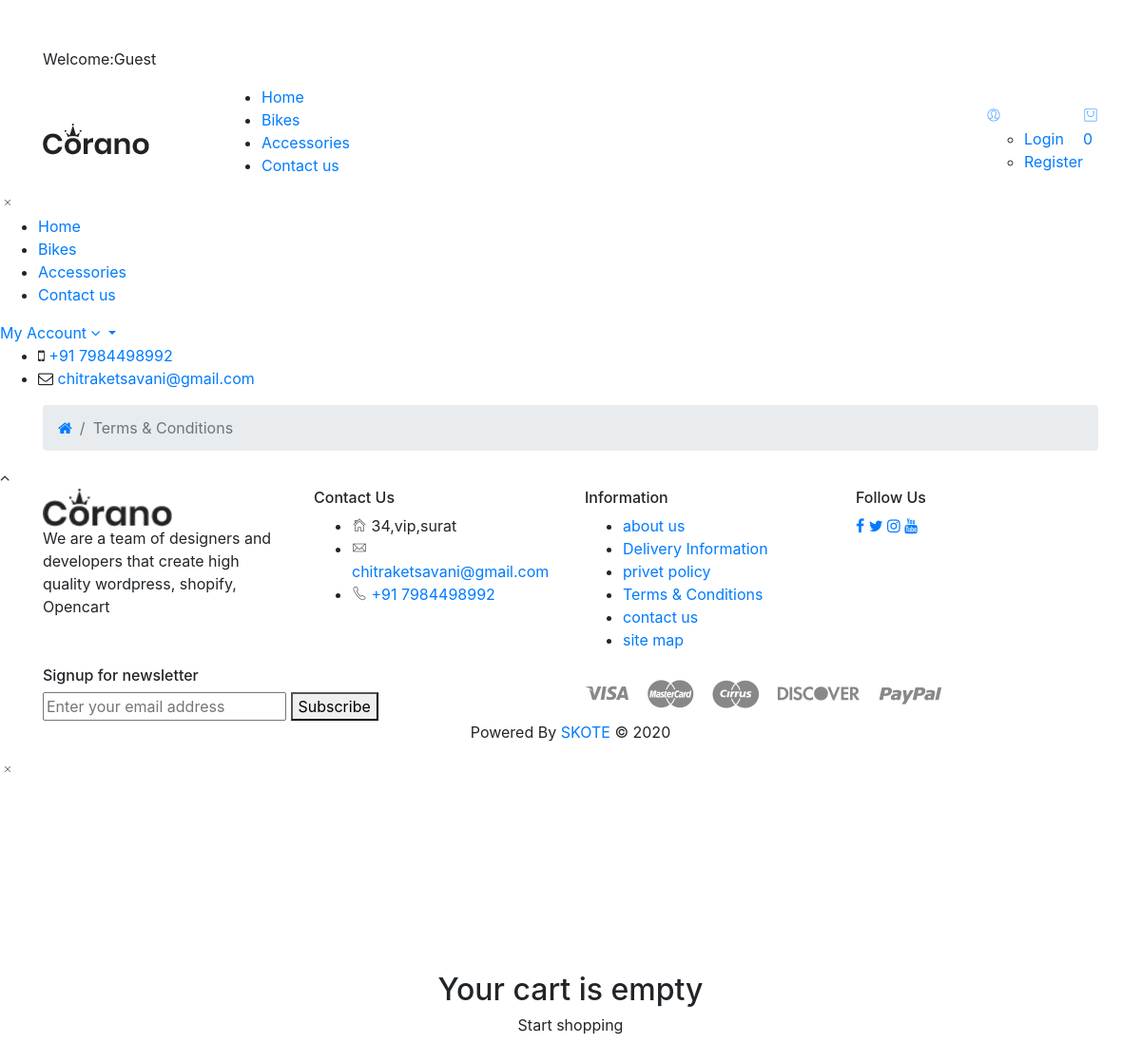
Page /terms.php on the earlier database version.
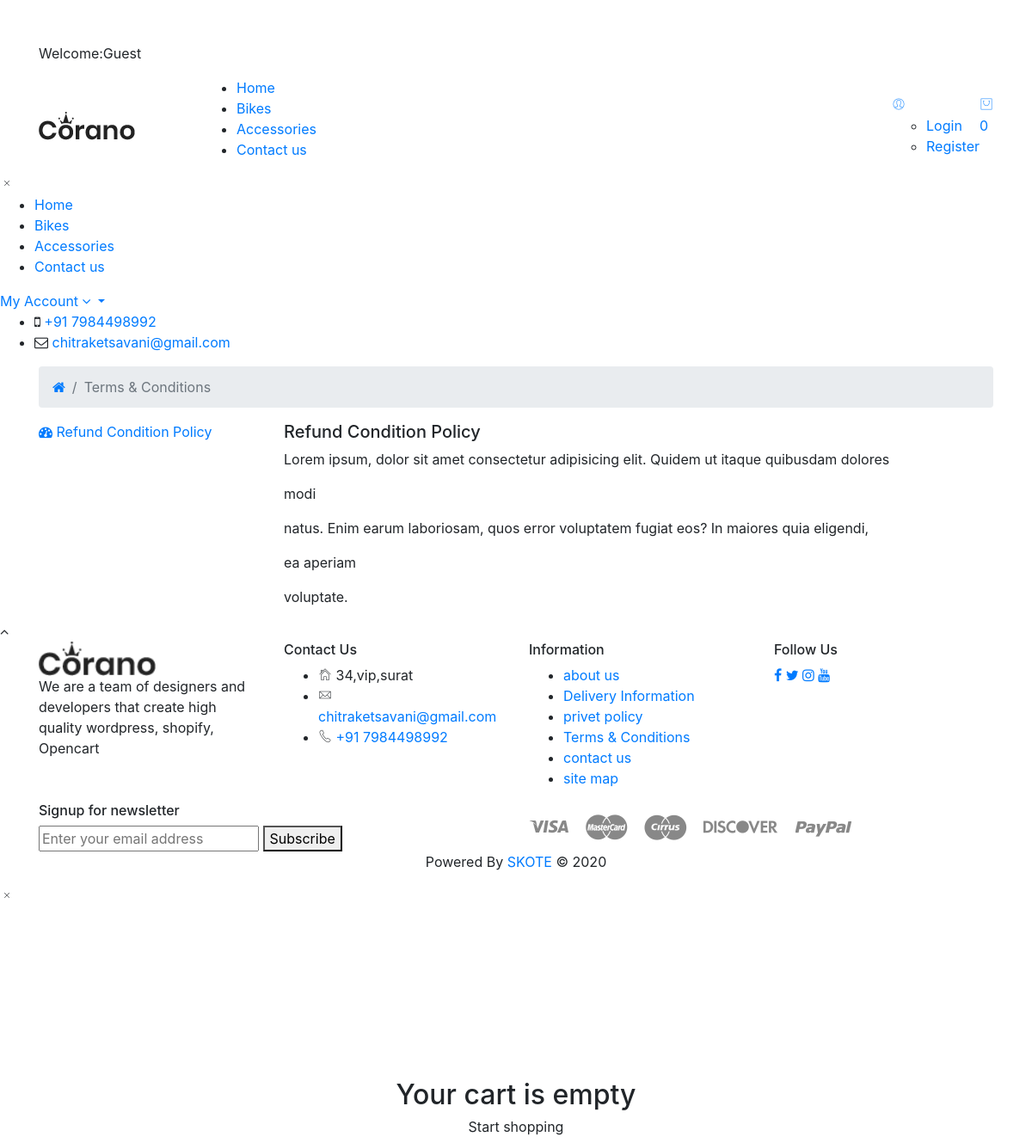
Same page on the later database version.
### tables this page shows
CREATE TABLE `terms` (
  `term_id` int(10) NOT NULL AUTO_INCREMENT,
  `term_title` varchar(100) NOT NULL,
  `term_link` varchar(100) NOT NULL,
  `term_desc` text NOT NULL,
  `term_status` text NOT NULL,
  PRIMARY KEY (`term_id`)
);

### terms.php (the view, shortened to what this page needs)
   <?php
   include("includes/header.php");
   ?>
    <main>
        <div class="breadcrumb-area">
            <div class="container">
                <div class="row">
                    <div class="col-12">
                        <div class="breadcrumb-wrap">
                            <nav aria-label="breadcrumb">
                                <ul class="breadcrumb">
                                    <li class="breadcrumb-item"><a href="index.php"><i class="fa fa-home"></i></a></li>
                                    <li class="breadcrumb-item active" aria-current="page">Terms & Conditions</li>
                                </ul>
                            </nav>
                        </div>
                    </div>
                </div>
            </div>
        </div>
        <div class="my-account-wrapper section-padding">
            <div class="container">
                <div class="section-bg-color">
                    <div class="row">
                        <div class="col-lg-12">
                            <div class="myaccount-page-wrapper">
                                <div class="row">
                                    <div class="col-lg-3 col-md-4">
                                        <div class="myaccount-tab-menu nav" role="tablist">
                                        <?php
                                            $get_terms = "select * from terms where term_status='yes' LIMIT 0,1";
                                            $run_terms = mysqli_query($con,$get_terms);
                                            while($row_terms=mysqli_fetch_array($run_terms)){
                                                $term_title = $row_terms['term_title'];
                                                $term_link = $row_terms['term_link'];
                                        ?>
                                            <a href="#<?php echo $term_link; ?>" class="active" data-toggle="tab"><i class="fa fa-dashboard"></i>
                                                <?php echo $term_title;?></a>
                                        <?php
                                            }
                                            ?>
                                        </div>
                                    </div>
                                    <div class="col-lg-9 col-md-8">
                                        <div class="tab-content" id="myaccountContent">
                                            <?php
                                                $get_terms = "select * from terms where term_status='yes' LIMIT 0,1";
                                                $run_terms = mysqli_query($con,$get_terms);
                                                while ($row_terms=mysqli_fetch_array($run_terms)) {
                                                    $term_title = $row_terms['term_title'];
                                                    $term_desc = $row_terms['term_desc'];
                                                    $term_link = $row_terms['term_link'];
                                                    ?>
                                            <div class="tab-pane fade show active" id="<?php echo $term_link; ?>" role="tabpanel">
                                                <div class="myaccount-content">
                                                    <h5><?php echo $term_title;?></h5>
                                                    <p class="mb-0"><?php echo $term_desc; ?></p>
                                                </div>
                                            </div>
                                        <?php
                                                }
                                        ?>
                                        </div>
                                    </div>
                                </div>
                            </div>
                        </div>
                    </div>
                </div>
            </div>
        </div>
    </main>
    <div class="scroll-top not-visible">
        <i class="fa fa-angle-up"></i>
    </div>
   <?php
   include("includes/footer.php");
   ?>
    <?php
    include("includes/cart1.php");
    ?>
</body>
</html>

Differences in the rows shown:
now on this page (row edited): terms: term_title "Refund Condition Policy", term_desc "Lorem ipsum, dolor sit amet consectetur adipisicing elit. Quidem ut itaque quibusdam dolores modi natus. Enim earum laboriosam, quos error voluptatem fugiat eos? In maiores quia eligendi, ea aperiam voluptate."
